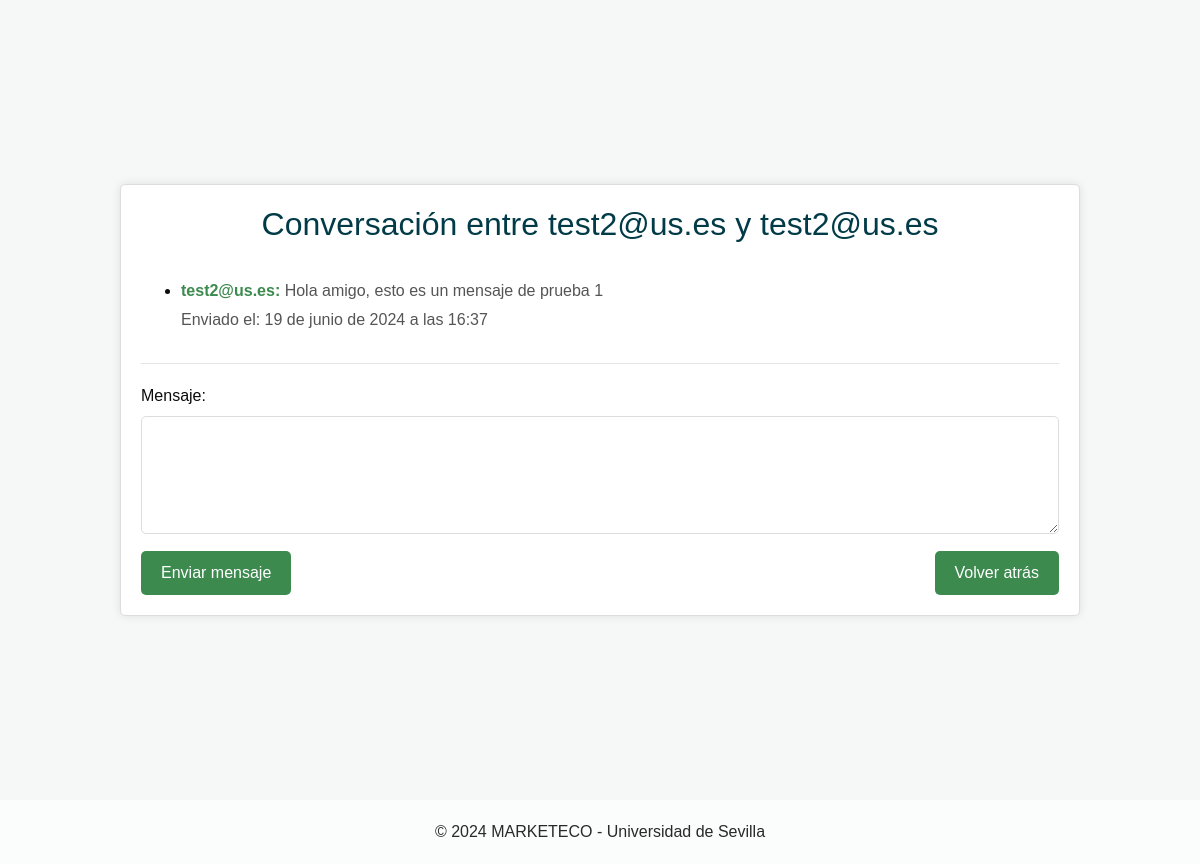
Before: /mensajes/ver_conversacion/1/ (signed in) with the older database file.
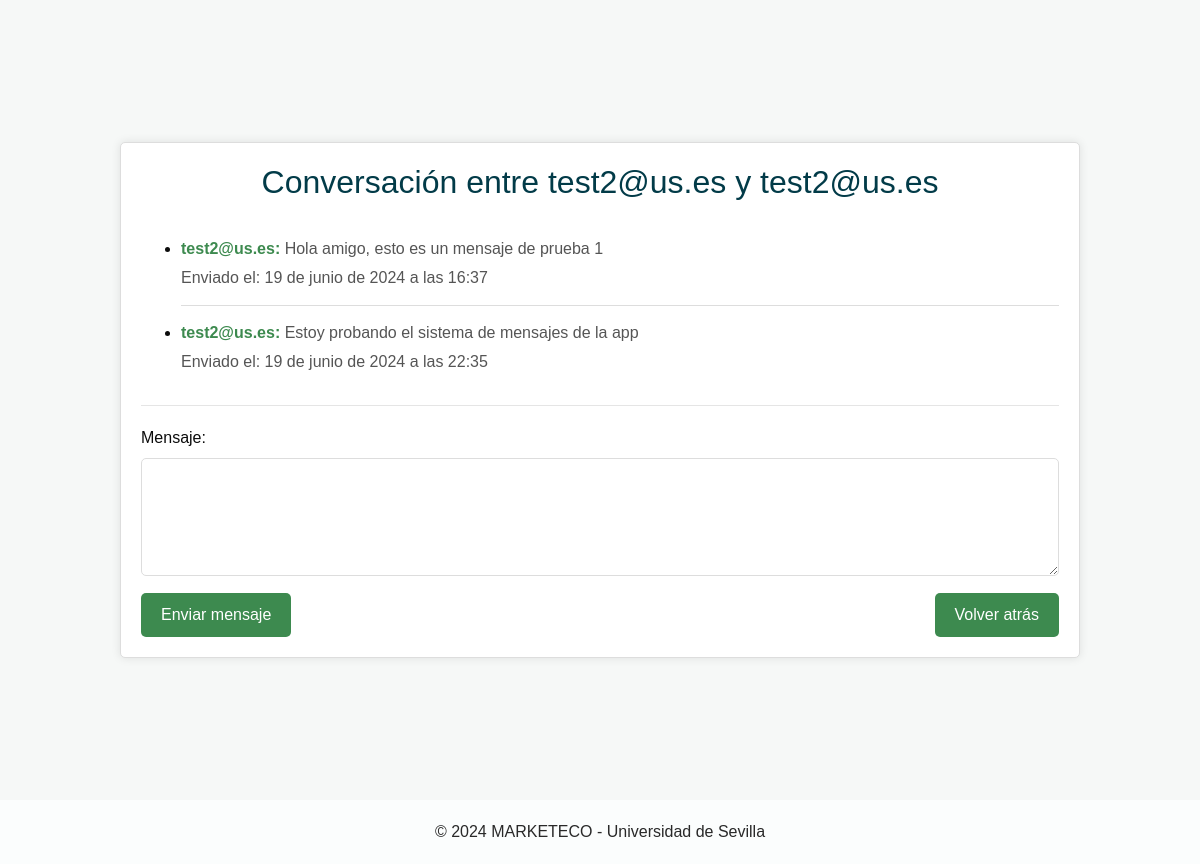
After: the same page with the newer database file.
### Apps/Mensajes/models.py (models this page shows, shortened)
class Mensaje(models.Model):
    conversacion = models.ForeignKey(Conversacion, related_name='mensajes', on_delete=models.CASCADE)
    emisor = models.ForeignKey(Consumidor, related_name='mensajes_enviados', on_delete=models.CASCADE)
    contenido = models.TextField()
    fecha_envio = models.DateTimeField(auto_now_add=True)

### Apps/Usuarios/models.py (models this page shows)
class Consumidor(AbstractUser):
    username = models.CharField('Username', blank=True, max_length=50)
    email = models.EmailField('Correo electrónico', unique=True, max_length=100)
    nombre = models.CharField('Nombre', max_length=254, blank=True, null=True)
    apellidos = models.CharField('Apellidos', max_length=254, blank=True, null=True)
    direccion = models.CharField('Direccion', max_length=255, blank=True, null=True)
    telefono = models.CharField('Teléfono', max_length=20, blank=True, null=True)
    fecha_alta = models.DateTimeField('Fecha de Alta', auto_now_add=True)
    photo = models.ImageField('Imagen de Perfil', upload_to='Usuarios/perfiles/', blank=True, null=True)
    photo_url = models.URLField('URL de Imagen de Perfil', blank=True, null=True)
    is_productor = models.BooleanField(default=False)
    is_active = models.BooleanField(default=True)
    is_staff = models.BooleanField(default=False)
    is_superuser = models.BooleanField(default=False)
    USERNAME_FIELD = 'email'
    REQUIRED_FIELDS = []
    objects = CustomUserManager()
    class Meta:
        verbose_name_plural = "Consumidores"

### Apps/Mensajes/views.py (the view)
# urls.py: path('mensajes/ver_conversacion/<int:conversacion_id>/', mensajes_views.ver_conversacion, name='ver_conversacion'),
@login_required
def ver_conversacion(request, conversacion_id):
    conversacion = get_object_or_404(Conversacion, id=conversacion_id)
    mensajes = conversacion.mensajes.order_by('fecha_envio')
    return render(request, 'ver_conversacion.html', {'conversacion': conversacion, 'mensajes': mensajes})

### Apps/Mensajes/templates/ver_conversacion.html (shortened to what this page needs)
<!DOCTYPE html>
<html lang="en">
<head>
    <link rel="stylesheet" type="text/css" href="https://cdnjs.cloudflare.com/ajax/libs/OwlCarousel2/2.1.3/assets/owl.carousel.min.css" />
    <link rel="stylesheet" type="text/css" href="/../static/css/bootstrap.css"/>
    <link href="/../static/css/style.css" rel="stylesheet" />
    <link href="/../static/css/responsive.css" rel="stylesheet" />
</head>
<body>
    <div class="container_conversacion">
        <div class="conversacion_form">
            <h2>Conversación entre {{ conversacion.participante1.username }} y {{ conversacion.participante2.username }}</h2>
            <ul>
                {% for mensaje in mensajes %}
                <li class="mensaje_item">
                    <p><strong>{{ mensaje.emisor.username }}:</strong> {{ mensaje.contenido }}</p>
                    <p>Enviado el: {{ mensaje.fecha_envio }}</p>
                </li>
                {% empty %}
                <li class="no_mensajes">No hay mensajes en esta conversación.</li>
                {% endfor %}
            </ul>
            <hr>
            <form class="formulario_mensaje" action="{% url 'enviar_mensaje' conversacion.id %}" method="post">
                <label for="contenido">Mensaje:</label><br>
                <textarea id="contenido" name="contenido" rows="4" cols="50"></textarea><br>
                <div class="botones_contenedor">
                    <input type="submit" value="Enviar mensaje">
                    <a href="javascript:history.back()" class="boton_volver">Volver atrás</a>
                </div>
            </form>
        </div>
    </div>
    <section class="container-fluid footer_section">
        <p>
        &copy; 2024 MARKETECO - Universidad de Sevilla </a>
        </p>
    </section>
</body>
</html>

Changed rows visible on the page:
added Mensaje: emisor.username "test2@us.es", contenido "Estoy probando el sistema de mensajes de la app", fecha_envio "19 de junio de 2024 a las 22:35"
